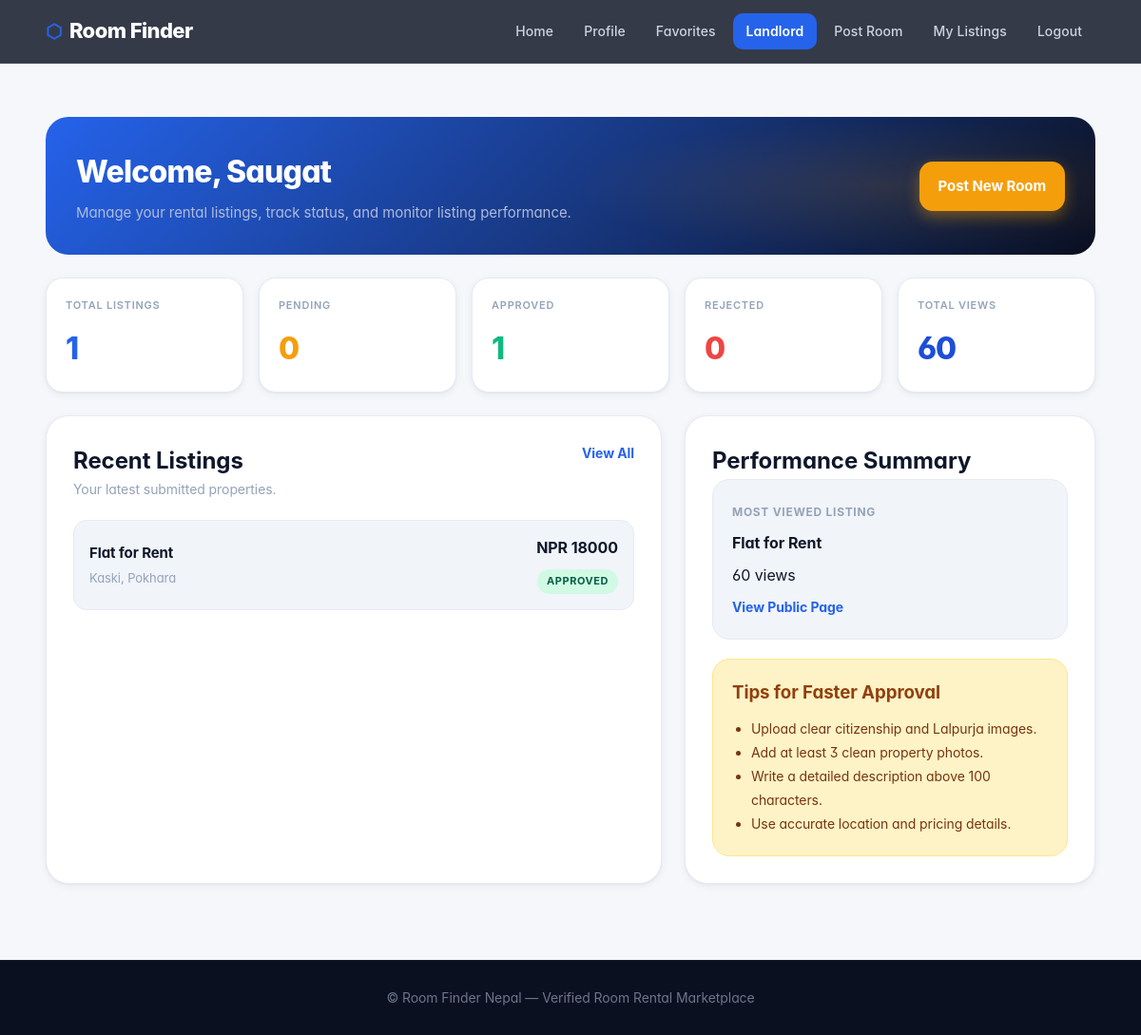
Page /rooms/landlord-dashboard/ (signed in) on the committed database.
### apps/accounts/models.py (models this page shows, shortened)
class User(AbstractUser):
    ROLE_TENANT = 'tenant'
    ROLE_LANDLORD = 'landlord'
    ROLE_ADMIN = 'admin'
    ROLE_CHOICES = [
        (ROLE_TENANT, 'Tenant'),
        (ROLE_LANDLORD, 'Landlord'),
        (ROLE_ADMIN, 'Admin'),
    ]
    email = models.EmailField(unique=True)
    phone = models.CharField(max_length=20, unique=True)
    profile_image = models.ImageField(
        upload_to='profile_images/',
        blank=True,
        null=True
    )
    role = models.CharField(
        max_length=20,
        choices=ROLE_CHOICES,
        default=ROLE_TENANT
    )
    email_verified = models.BooleanField(default=False)
    username = models.CharField(
        max_length=150,
        unique=True,
        blank=True,
        null=True
    )
    USERNAME_FIELD = 'email'
    REQUIRED_FIELDS = ['first_name', 'last_name', 'phone']
    objects = UserManager()
    @property
    def is_landlord(self):
        return self.role == self.ROLE_LANDLORD
    @property
    def is_platform_admin(self):
        return self.role == self.ROLE_ADMIN

### apps/listings/models.py (models this page shows, shortened)
class Listing(models.Model):
    PROPERTY_SINGLE_ROOM = 'single_room'
    PROPERTY_TWO_ROOMS = 'two_rooms'
    PROPERTY_FLAT = 'flat'
    PROPERTY_APARTMENT = 'apartment'
    PROPERTY_HOUSE = 'house'
    PROPERTY_HOSTEL = 'hostel'
    PROPERTY_OFFICE = 'office'
    PROPERTY_SHUTTER = 'shutter'
    PROPERTY_TYPE_CHOICES = [
        (PROPERTY_SINGLE_ROOM, 'Single Room'),
        (PROPERTY_TWO_ROOMS, '2 Rooms'),
        (PROPERTY_FLAT, 'Flat'),
        (PROPERTY_APARTMENT, 'Apartment'),
        (PROPERTY_HOUSE, 'House'),
        (PROPERTY_HOSTEL, 'Hostel'),
        (PROPERTY_OFFICE, 'Office Space'),
        (PROPERTY_SHUTTER, 'Shutter'),
    ]
    STATUS_PENDING = 'pending'
    STATUS_APPROVED = 'approved'
    STATUS_REJECTED = 'rejected'
    STATUS_CHOICES = [
        (STATUS_PENDING, 'Pending'),
        (STATUS_APPROVED, 'Approved'),
        (STATUS_REJECTED, 'Rejected'),
    ]
    FURNISHED_FURNISHED = 'furnished'
    FURNISHED_UNFURNISHED = 'unfurnished'
    FURNISHED_SEMI = 'semi_furnished'
    FURNISHED_CHOICES = [
        (FURNISHED_FURNISHED, 'Furnished'),
        (FURNISHED_UNFURNISHED, 'Unfurnished'),
        (FURNISHED_SEMI, 'Semi-Furnished'),
    ]
    owner = models.ForeignKey(
        settings.AUTH_USER_MODEL,
        on_delete=models.CASCADE,
        related_name='listings'
    )
    title = models.CharField(max_length=255)
    description = models.TextField()
    property_type = models.CharField(
        max_length=30,
        choices=PROPERTY_TYPE_CHOICES
    )
    province = models.ForeignKey(
        Province,
        on_delete=models.PROTECT,
        related_name='listings'
    )
    district = models.ForeignKey(
        District,
        on_delete=models.PROTECT,
        related_name='listings'
    )
    city = models.CharField(max_length=100)
    area = models.CharField(max_length=200)
    ward_number = models.PositiveIntegerField(null=True, blank=True)
    exact_address = models.CharField(max_length=255, blank=True)
    latitude = models.DecimalField(
        max_digits=9,
        decimal_places=6,
        null=True,
        blank=True
    )
    longitude = models.DecimalField(
        max_digits=9,
        decimal_places=6,
        null=True,
        blank=True
    )
    monthly_rent = models.PositiveIntegerField()
    security_deposit = models.PositiveIntegerField(default=0)
    bills_water_included = models.BooleanField(default=False)
    bills_electricity_included = models.BooleanField(default=False)
    bills_internet_included = models.BooleanField(default=False)
    furnished_status = models.CharField(
        max_length=30,
        choices=FURNISHED_CHOICES,
        default=FURNISHED_UNFURNISHED
    )
    available_date = models.DateField(null=True, blank=True)
    rules = models.TextField(blank=True)
    status = models.CharField(
        max_length=20,
        choices=STATUS_CHOICES,
        default=STATUS_PENDING
    )
    rejection_reason = models.TextField(blank=True)
    is_owner_verified = models.BooleanField(default=False)
    is_property_verified = models.BooleanField(default=False)
    views_count = models.PositiveIntegerField(default=0)
    created_at = models.DateTimeField(auto_now_add=True)
    updated_at = models.DateTimeField(auto_now=True)
    approved_at = models.DateTimeField(null=True, blank=True)
    class Meta:
        ordering = ['-created_at']

### apps/locations/models.py (models this page shows, shortened)
class District(models.Model):
    province = models.ForeignKey(
        Province,
        on_delete=models.CASCADE,
        related_name='districts'
    )
    name = models.CharField(max_length=100)
    class Meta:
        ordering = ['name']
        unique_together = ('province', 'name')

### apps/listings/views.py (the view)
# urls.py: path('rooms/landlord-dashboard/', views.landlord_dashboard, name='landlord_dashboard'),
@login_required
def landlord_dashboard(request):
    if not request.user.is_landlord:
        messages.error(request, "Only landlords can access this dashboard.")
        return redirect('home')
    listings = Listing.objects.filter(owner=request.user)
    total_listings = listings.count()
    pending_listings_count = listings.filter(status=Listing.STATUS_PENDING).count()
    approved_listings_count = listings.filter(status=Listing.STATUS_APPROVED).count()
    rejected_listings_count = listings.filter(status=Listing.STATUS_REJECTED).count()
    total_views = sum(listings.values_list('views_count', flat=True))
    recent_listings = listings.order_by('-created_at')[:5]
    most_viewed_listing = listings.order_by('-views_count').first()
    context = {
        'total_listings': total_listings,
        'pending_listings_count': pending_listings_count,
        'approved_listings_count': approved_listings_count,
        'rejected_listings_count': rejected_listings_count,
        'total_views': total_views,
        'recent_listings': recent_listings,
        'most_viewed_listing': most_viewed_listing,
    }
    return render(request, 'listings/landlord_dashboard.html', context)

### templates/listings/landlord_dashboard.html
{% extends 'base.html' %}
{% block content %}
<section class="landlord-section">
    <div class="container">
        <div class="landlord-hero">
            <div>
                <h1>Welcome, {{ request.user.first_name }}</h1>
                <p>Manage your rental listings, track status, and monitor listing performance.</p>
            </div>
            <a href="{% url 'create_listing' %}" class="landlord-primary-btn">
                Post New Room
            </a>
        </div>
        <div class="landlord-stats-grid">
            <div class="landlord-stat-card">
                <span>Total Listings</span>
                <strong>{{ total_listings }}</strong>
            </div>
            <div class="landlord-stat-card pending">
                <span>Pending</span>
                <strong>{{ pending_listings_count }}</strong>
            </div>
            <div class="landlord-stat-card approved">
                <span>Approved</span>
                <strong>{{ approved_listings_count }}</strong>
            </div>
            <div class="landlord-stat-card rejected">
                <span>Rejected</span>
                <strong>{{ rejected_listings_count }}</strong>
            </div>
            <div class="landlord-stat-card views">
                <span>Total Views</span>
                <strong>{{ total_views }}</strong>
            </div>
        </div>
        <div class="landlord-grid">
            <div class="landlord-card">
                <div class="landlord-card-header">
                    <div>
                        <h2>Recent Listings</h2>
                        <p>Your latest submitted properties.</p>
                    </div>
                    <a href="{% url 'my_listings' %}">View All</a>
                </div>
                <div class="landlord-list">
                    {% for listing in recent_listings %}
                        <div class="landlord-list-item">
                            <div>
                                <h3>{{ listing.title }}</h3>
                                <p>{{ listing.district.name }}, {{ listing.city }}</p>
                            </div>
                            <div class="landlord-list-right">
                                <strong>NPR {{ listing.monthly_rent }}</strong>
                                <span class="status-pill status-{{ listing.status }}">
                                    {{ listing.get_status_display }}
                                </span>
                            </div>
                        </div>
                    {% empty %}
                        <div class="empty-mini">
                            <p>You have not posted any listings yet.</p>
                            <a href="{% url 'create_listing' %}">Post your first room</a>
                        </div>
                    {% endfor %}
                </div>
            </div>
            <div class="landlord-card">
                <h2>Performance Summary</h2>
                {% if most_viewed_listing %}
                    <div class="performance-box">
                        <span>Most Viewed Listing</span>
                        <h3>{{ most_viewed_listing.title }}</h3>
                        <p>{{ most_viewed_listing.views_count }} view{{ most_viewed_listing.views_count|pluralize }}</p>
                        {% if most_viewed_listing.status == 'approved' %}
                            <a href="{% url 'listing_detail' most_viewed_listing.pk %}">
                                View Public Page
                            </a>
                        {% endif %}
                    </div>
                {% else %}
                    <div class="empty-mini">
                        <p>No performance data yet.</p>
                    </div>
                {% endif %}
                <div class="landlord-tips">
                    <h3>Tips for Faster Approval</h3>
                    <ul>
                        <li>Upload clear citizenship and Lalpurja images.</li>
                        <li>Add at least 3 clean property photos.</li>
                        <li>Write a detailed description above 100 characters.</li>
                        <li>Use accurate location and pricing details.</li>
                    </ul>
                </div>
            </div>
        </div>
    </div>
</section>
{% endblock %}

### rows in the picture
User: user.first_name "Saugat"
Listing: title "Flat for Rent", district.name "Kaski", city "Pokhara", monthly_rent "18000", status "APPROVED", views_count "60"

### other values in the picture
{{ total_listings }} "1"
{{ pending_listings_count }} "0"
{{ approved_listings_count }} "1"
{{ rejected_listings_count }} "0"
{{ total_views }} "60"
